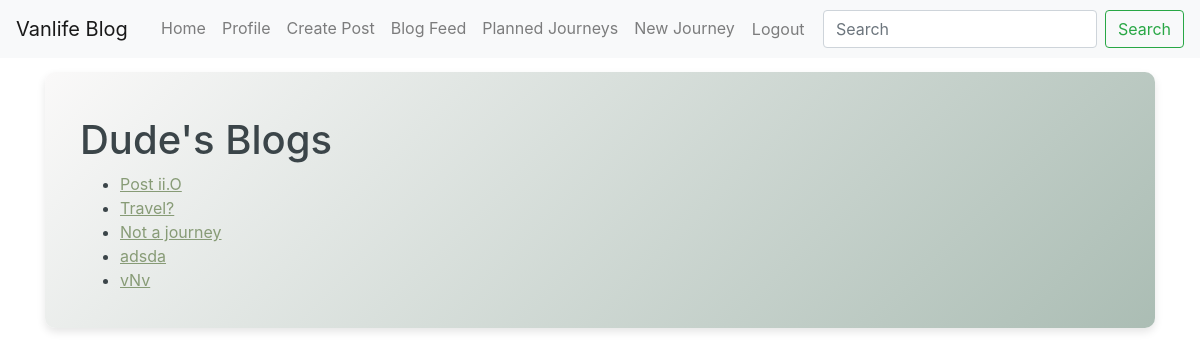
Page /users/profile/Dude/blogs/ (signed in) on the committed database.
### users/models.py (models this page shows, shortened)
class CustomUser(AbstractUser):
    email= models.EmailField(unique=True)

### blog/models.py (models this page shows, shortened)
class Post(models.Model):
    author = models.ForeignKey(settings.AUTH_USER_MODEL, on_delete=models.CASCADE, related_name='posts')
    title = models.CharField(max_length=200)
    content = models.TextField()
    created_date = models.DateTimeField(default=timezone.now)
    published_date = models.DateTimeField(blank=True, null=True)
    location = models.CharField(max_length=200, blank=True, null=True)
    likes = models.ManyToManyField(settings.AUTH_USER_MODEL, related_name='liked_posts', blank=True)

### users/views.py (the view)
# urls.py: path('profile/<str:username>/blogs/', views.profile_blogs, name='profile_blogs'),
def profile_blogs(request, username):
    profile_user= get_object_or_404(User, username=username)
    blogs= Post.objects.filter(author=profile_user)
    return render(request, 'users/profile_blogs.html', {
        'profile_user': profile_user,
        'blogs':blogs,
    })

### users/templates/users/profile_blogs.html
{% extends 'base_generic.html' %}
{% block content %}
  <div class="container mt-4">
    <h1>{{ profile_user.username }}'s Blogs</h1>
    <ul>
      {% for blog in blogs %}
        <li>
          <a href="{% url 'post_detail' blog.pk %}">{{ blog.title }}</a>
        </li>
      {% endfor %}
    </ul>
  </div>
{% endblock %}

### templates/base_generic.html (style rules this page uses)
body { padding-top: 4.5rem; }
.content-background h1, .content-background h2, .content-background p, .content-background ul, .content-background li { color: #3b4549; }
.content-background a { color: #879b76; text-decoration: underline; }

### rows in the picture
CustomUser: username "Dude"
Post: title "Post ii.O"
Post: title "Travel?"
Post: title "Not a journey"
Post: title "adsda"
Post: title "vNv"
